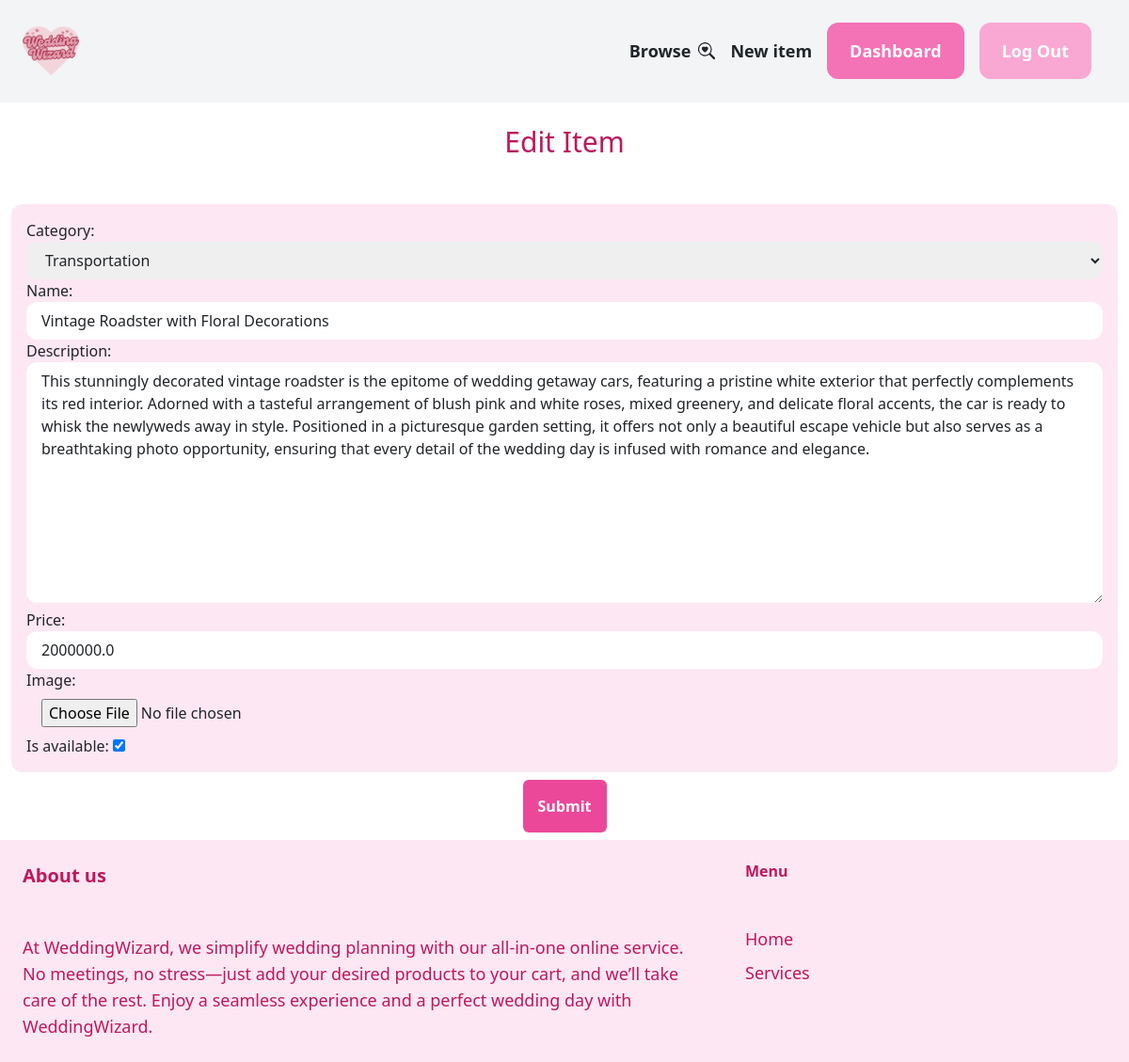
/items/16/edit/ (signed in), run on an earlier commit of the app's database.
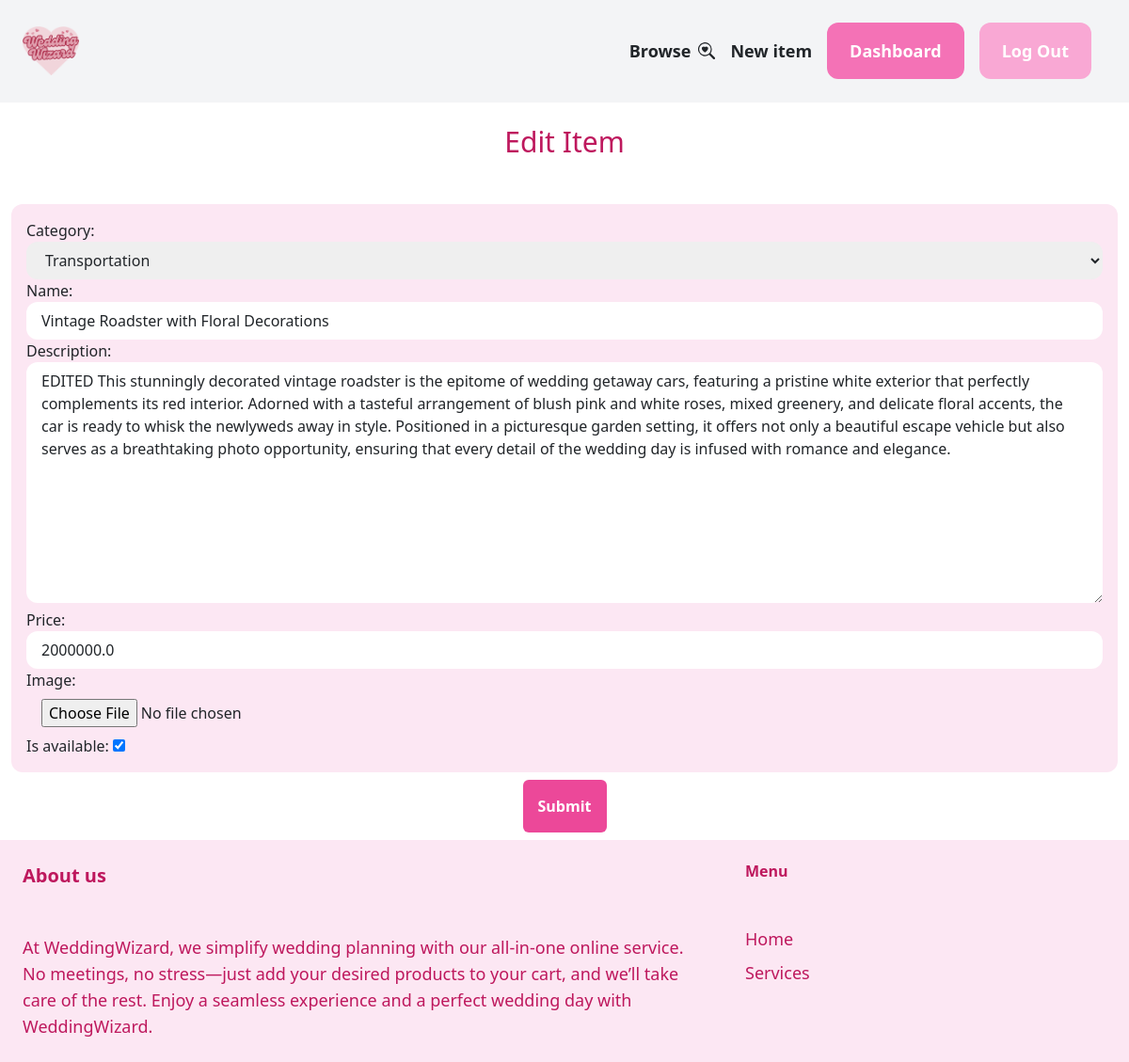
And on a later commit of the database.
### item/models.py (models this page shows, shortened)
class Item(models.Model):
    category = models.ForeignKey(Category, related_name='items', on_delete=models.CASCADE)
    name = models.CharField(max_length=255)
    description = models.TextField(blank=True, null=True)
    price = models.FloatField()
    image = models.ImageField(upload_to='items_images', blank=True, null=True)
    offered_by = models.ForeignKey(settings.AUTH_USER_MODEL, related_name='items', on_delete=models.CASCADE)
    is_available = models.BooleanField(default=True)

class Category(models.Model):
    name = models.CharField(max_length=255)
    class Meta:
        ordering = ('name',)
        verbose_name_plural = 'Categories'
    def __str__(self):
        return self.name

### item/views.py (the view)
# urls.py: path('<int:pk>/edit/', views.edit, name='edit'),
@login_required
def edit(request, pk):
    item = get_object_or_404(Item, pk=pk, offered_by=request.user)
    if request.method == 'POST':
        form = EditItemForm(request.POST, request.FILES, instance=item)
        if form.is_valid():
            form.save()
            return redirect('item:detail', pk=item.id)
    else:
        form = EditItemForm(instance=item)
    return render(request, 'item/form.html', {
        'form': form,
        'title': 'Edit Item',
    })

### item/forms.py
class EditItemForm(forms.ModelForm):
    class Meta:
        model = Item
        fields = ('category', 'name', 'description', 'price', 'image', 'is_available')
        widgets = {
            'category': forms.Select(attrs={
                'class': INPUT_CLASSES
                }),
            'name': forms.TextInput(attrs={
                'class': INPUT_CLASSES
                }),
            'description': forms.Textarea(attrs={
                'class': INPUT_CLASSES
                }),
            'price': forms.TextInput(attrs={
                'class': INPUT_CLASSES
                }),
            'image': forms.FileInput(attrs={
                'class': INPUT_CLASSES
                }),
        }

### cart/context_processors.py (called while the page is built)
def cart(request):
    return {'cart': Cart(request)}

### item/templates/item/form.html (shortened to what this page needs)
{% extends 'core/base.html' %}
{% block content %}
    <h1 class = "mb-6 text-3xl text-center text-pink-700 p-6 text-bold">{{ title }}</h1>
    <form method = "post" action = "." enctype = "multipart/form-data">
        <div class = "fluid-container bg-pink-100 p-3 ml-3 mr-3 rounded-xl">
            {{ form.as_p }}
        </div>
        <button class="block mt-2 mb-2 mx-auto p-3 bg-pink-500 hover:bg-pink-700 text-white font-bold rounded">Submit</button>
    </form>
{% endblock %}

### core/templates/core/base.html (shortened to what this page needs)
<!doctype html>
<html lang="es-co">
<head>
    {% load static %}
    <link href="https://cdn.jsdelivr.net/npm/bootstrap@5.3.3/dist/css/bootstrap.min.css" rel="stylesheet">
    <script src="https://cdn.tailwindcss.com"></script>
</head>
<body>
<nav class="py-4 px-4 flex justify-between items-center border-b bg-gray-100 border-gray-100">
    <a href="/" class="navbar-brand">
        <img src="{% static 'img/WeddingWizard.png' %}" alt="WeddingWizard" width="60" height="60">
    </a>
    <div class="d-flex flex-column flex-md-row align-items-center">
        <a href="{% url 'item:items' %}" class="text-lg font-semibold hover:text-gray-500 d-flex align-items-center mx-2">
            <span class="mr-2">Browse</span>
        </a>
        <div class="d-flex justify-content-md-between align-items-center mx-md-2 mx-2 ml-3">
        {% if user.is_authenticated %}
            {% if user.profile.user_type == 'vendor' %}
                <a href="{% url 'item:new' %}" class="text-lg font-semibold hover:text-gray-500 d-flex align-items-center">
                    <span class="mr-2">New item</span>
                </a>
                <a href="{% url 'dashboard:index' %}" class="px-6 py-3 text-lg font-semibold bg-pink-400 text-white rounded-xl hover:bg-pink-600 mx-2">Dashboard</a>
                {% endif %}
            <form action="{% url 'logout' %}" method="post">
                <button type="submit" class="px-6 py-3 text-lg font-semibold bg-pink-300 text-white rounded-xl hover:bg-pink-600 mx-2">Log Out</button>
            </form>
        </div>
        {% else %}
        <a href="{% url 'core:signup' %}" class="px-6 py-3 text-lg font-semibold bg-pink-500 text-white rounded-xl hover:bg-pink-700 mx-2">Sign up</a>
        <a href="{% url 'core:login' %}" class="px-6 py-3 text-lg font-semibold bg-pink-500 text-white rounded-xl hover:bg-pink-700 mx-2">Log in</a>
        {% endif %}
    </div>
</nav>
<div class="fluid-container">
    {% block content %}
    {% endblock %}
</div>
<footer class="py-6 px-6 flex justify-between bg-pink-100">
    <div class="w-2/3 pr-10" >
        <h3 class="mb-5 font-semibold text-pink-700 text-xl">About us</h3>
        <p class="text-lg text-pink-700">At WeddingWizard, we simplify wedding planning with our all-in-one online service. No meetings, no stress—just add your desired products to your cart, and we’ll take care of the rest. Enjoy a seamless experience and a perfect wedding day with WeddingWizard.</p>
    </div>
    <div class="w-1/3">
        <h3 class="mb-5 font-semibold text-pink-700">Menu</h3>
        <ul class="space-y-2">
            <li><a href="/" class="text-lg text-pink-700 hover:text-pink-400">Home</a></li>
            <li><a href="{% url 'core:services' %}" class="text-lg text-pink-700 hover:text-pink-400">Services</a></li>
        </ul>
    </div>
</footer>
  </body>
</html>

What changed in the data, as far as the page shows it:
changed Item "Transportation": description "This stunningly decorated vintage…" → "EDITED This stunningly decorated vintage…"
